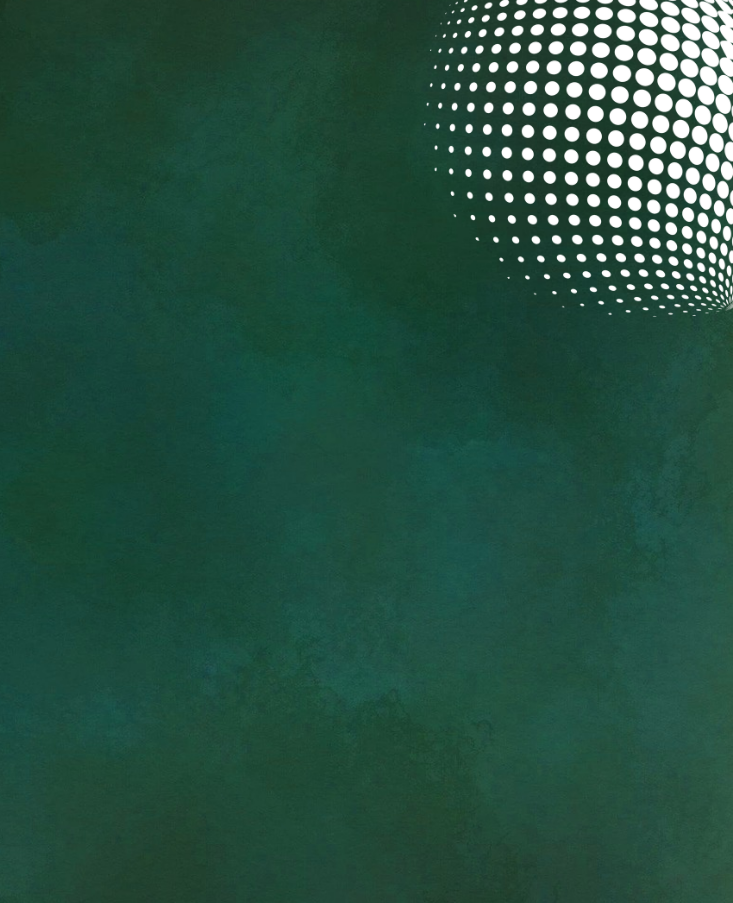
#> input picture data/niches/2026-06_test/sources/images/front_art_test.png, 733 x 903 px; its folder holds only this picture in this run
$ python layout_variants.py
#> lines starting #> are read from the running program, lines starting #| are printed output that depends on the picture
### engine/text_layout.py
"""
engine/text_layout.py

Draws text elements on an art image according to a JSON layout spec.
Tasks: tasks/TASK.md (2026-06-06), updated for leading/tracking support.

JSON spec format: elements have box_px or box_pct, align, valign, color,
scrim, max_lines, font, leading, tracking.
"""

import json
import os
from PIL import Image, ImageDraw, ImageFont

_FONT_SEARCH = [
    "C:/Windows/Fonts/arialbd.ttf",
    "C:/Windows/Fonts/arial.ttf",
    "/usr/share/fonts/truetype/dejavu/DejaVuSans-Bold.ttf",
    "/usr/share/fonts/truetype/dejavu/DejaVuSans.ttf",
    "/System/Library/Fonts/Helvetica.ttc",
]

_FONT_SIZE_MAX = 200
_FONT_SIZE_MIN = 8
_SCRIM_ALPHA   = 160
_SCRIM_PADDING = 8


def _find_default_font() -> str | None:
    for p in _FONT_SEARCH:
        if os.path.exists(p):
            return p
    return None


def _load_font(path: str | None, size: int) -> ImageFont.FreeTypeFont:
    if path and os.path.exists(path):
        try:
            return ImageFont.truetype(path, size)
        except Exception:
            pass
    return ImageFont.load_default(size=size)


def _text_width(draw: ImageDraw.ImageDraw, text: str,
                font: ImageFont.FreeTypeFont, tracking: int = 0) -> int:
    """Measure text width, accounting for extra inter-character spacing (tracking)."""
    if tracking == 0:
        return int(draw.textlength(text, font=font))
    total = 0
    for i, char in enumerate(text):
        bb = draw.textbbox((0, 0), char, font=font)
        total += bb[2] - bb[0]
        if i < len(text) - 1:
            total += tracking
    return total


def _draw_text_line(draw: ImageDraw.ImageDraw, pos: tuple[int, int], text: str,
                    fill: str, font: ImageFont.FreeTypeFont, tracking: int = 0) -> None:
    """Draw a single line of text with optional letter-spacing (tracking)."""
    if tracking == 0:
        draw.text(pos, text, fill=fill, font=font)
        return
    x, y = pos
    for char in text:
        draw.text((x, y), char, fill=fill, font=font)
        bb = draw.textbbox((0, 0), char, font=font)
        x += (bb[2] - bb[0]) + tracking


def _wrap_text(text: str, font: ImageFont.FreeTypeFont,
               max_width: int, tracking: int = 0) -> list[str]:
    """Word-wrap text to fit within max_width pixels, respecting tracking."""
    words = text.split()
    lines: list[str] = []
    current = ""
    dummy = ImageDraw.Draw(Image.new("RGB", (1, 1)))
    for word in words:
        candidate = (current + " " + word).strip()
        w = _text_width(dummy, candidate, font, tracking)
        if w <= max_width:
            current = candidate
        else:
            if current:
                lines.append(current)
            current = word
    if current:
        lines.append(current)
    return lines


def _autofit_font(
    text: str,
    font_path: str | None,
    box_w: int,
    box_h: int,
    max_lines: int,
    leading: float = 1.2,
    tracking: int = 0,
    max_font_size: int | None = None,
) -> tuple[ImageFont.FreeTypeFont, list[str], int]:
    """
    Find the largest font size where wrapped text fits in box_w×box_h
    with at most max_lines lines, accounting for leading and tracking.
    Returns (font, lines, font_size).
    """
    dummy = ImageDraw.Draw(Image.new("RGB", (1, 1)))
    cap   = max_font_size or _FONT_SIZE_MAX
    size  = min(_FONT_SIZE_MAX, box_h, cap)

    while size >= _FONT_SIZE_MIN:
        font  = _load_font(font_path, size)
        lines = _wrap_text(text, font, box_w, tracking)
        if len(lines) > max_lines:
            size -= 2
            continue
        line_hs = []
        for line in lines:
            bb = dummy.textbbox((0, 0), line, font=font)
            line_hs.append(bb[3] - bb[1])
        if not line_hs:
            size -= 2
            continue
        line_h   = max(line_hs)
        # gap = vertical space between bottom of one line and top of next
        gap      = max(0, int(line_h * leading) - line_h)
        total_h  = sum(line_hs) + gap * (len(lines) - 1)
        if total_h <= box_h:
            return font, lines, size
        size -= 2

    font  = _load_font(font_path, _FONT_SIZE_MIN)
    lines = _wrap_text(text, font, box_w, tracking)[:max_lines]
    return font, lines, _FONT_SIZE_MIN


# [6 lines left out: function _avg_brightness, not called in this run]


def render_layout(
    art_path: str,
    layout: dict | str,
    out_path: str,
    default_font: str | None = None,
    leading: float = 1.2,
    tracking: int = 0,
) -> dict:
    """
    Draw text elements on the art image per the layout spec.

    :param art_path:     path to the source art PNG
    :param layout:       layout dict or path to a .json file
    :param out_path:     where to save the resulting PNG
    :param default_font: fallback TTF path (overrides built-in search list)
    :param leading:      line-height multiplier (1.0 = tight, 1.5 = airy); default 1.2
    :param tracking:     extra pixels between characters (letter-spacing); default 0
    :returns: dict keyed by element role → {font_size, n_lines, lines, bbox, box_px, block_h}
    """
    if isinstance(layout, str):
        with open(layout, encoding="utf-8") as f:
            layout = json.load(f)

    img   = Image.open(art_path).convert("RGB")
    draw  = ImageDraw.Draw(img, "RGBA")
    img_w, img_h = img.size

    fallback_font = default_font or _find_default_font()
    dummy         = ImageDraw.Draw(Image.new("RGB", (1, 1)))
    results: dict[str, dict] = {}

    for role, elem in layout.get("elements", {}).items():
        text       = elem.get("text", "")
        align      = elem.get("align",  "left")
        valign     = elem.get("valign", "top")
        color      = elem.get("color")
        use_scrim  = elem.get("scrim", False)
        max_lines  = elem.get("max_lines", 10)
        font_hint  = elem.get("font") or fallback_font
        # Per-element leading/tracking override global params
        el_leading  = elem.get("leading",  leading)
        el_tracking = elem.get("tracking", tracking)

        # ── Box in pixels ─────────────────────────────────────────────────────
        if "box_px" in elem:
            bx, by, bw, bh = elem["box_px"]
        else:
            pct = elem["box_pct"]
            bx  = round(pct[0] / 100 * img_w)
            by  = round(pct[1] / 100 * img_h)
            bw  = round(pct[2] / 100 * img_w)
            bh  = round(pct[3] / 100 * img_h)

        # ── Auto-fit font & wrap ──────────────────────────────────────────────
        mf_pct        = elem.get("max_font_pct")
        max_font_size = round(mf_pct / 100 * img_h) if mf_pct else None
        font, lines, font_size = _autofit_font(
            text, font_hint, bw, bh, max_lines, el_leading, el_tracking, max_font_size
        )

        # ── Measure lines ─────────────────────────────────────────────────────
        line_bbs = [dummy.textbbox((0, 0), ln, font=font) for ln in lines]
        line_hs  = [bb[3] - bb[1] for bb in line_bbs]
        line_ws  = [_text_width(dummy, ln, font, el_tracking) for ln in lines]
        max_lh   = max(line_hs) if line_hs else font_size
        gap      = max(0, int(max_lh * el_leading) - max_lh)
        block_h  = sum(line_hs) + gap * (len(lines) - 1)
        max_line_w = max(line_ws) if line_ws else 0

        # ── Vertical alignment ────────────────────────────────────────────────
        if valign == "middle":
            text_y = by + (bh - block_h) // 2
        elif valign == "bottom":
            text_y = by + bh - block_h
        else:
            text_y = by

        # ── Auto-contrast (fallback when no color given) ──────────────────────
        if not color:
            brightness = _avg_brightness(img, (bx, by, bw, bh))
            color = "#FFFFFF" if brightness < 128 else "#000000"

        # ── Scrim ─────────────────────────────────────────────────────────────
        if use_scrim:
            r, g, b    = int(color[1:3], 16), int(color[3:5], 16), int(color[5:7], 16)
            lum        = 0.299 * r + 0.587 * g + 0.114 * b
            scrim_rgb  = (0, 0, 0) if lum > 128 else (255, 255, 255)
            draw.rectangle(
                [bx - _SCRIM_PADDING,
                 text_y - _SCRIM_PADDING,
                 bx + max_line_w + _SCRIM_PADDING,
                 text_y + block_h + _SCRIM_PADDING],
                fill=(*scrim_rgb, _SCRIM_ALPHA),
            )

        # ── Draw lines ────────────────────────────────────────────────────────
        actual_bboxes: list[tuple[int, int, int, int]] = []
        cy = text_y
        for line, lw, lh in zip(lines, line_ws, line_hs):
            if align == "center":
                cx = bx + (bw - lw) // 2
            elif align == "right":
                cx = bx + bw - lw
            else:
                cx = bx
            _draw_text_line(draw, (cx, cy), line, color, font, el_tracking)
            actual_bboxes.append((cx, cy, cx + lw, cy + lh))
            cy += lh + gap

        if actual_bboxes:
            tx0 = min(b[0] for b in actual_bboxes)
            ty0 = min(b[1] for b in actual_bboxes)
            tx1 = max(b[2] for b in actual_bboxes)
            ty1 = max(b[3] for b in actual_bboxes)
        else:
            tx0 = ty0 = tx1 = ty1 = 0

        results[role] = {
            "font_size": font_size,
            "n_lines":   len(lines),
            "lines":     lines,
            "bbox":      (tx0, ty0, tx1, ty1),
            "box_px":    (bx, by, bw, bh),
            "block_h":   block_h,
        }

    os.makedirs(os.path.dirname(os.path.abspath(out_path)), exist_ok=True)
    img.save(out_path, "PNG")
    return results


# [14 lines that do not run on import are left out]

### engine/layout_variants.py
"""
engine/layout_variants.py

Generates N layout variants (archetypes) for a given art + text,
renders each via text_layout.render_layout, and assembles a contact-sheet gallery.
Task: tasks/TASK.md (2026-06-06).

Dependency: Pillow, text_layout (engine/)
"""

import json
import os
import sys

from PIL import Image, ImageDraw, ImageFont

# ── Built-in archetypes (deterministic, no random) ────────────────────────────
# box_pct = [x%, y%, w%, h%] from top-left of art.
# leading: line-height multiplier (default 1.2; tight 0.95×1.2=1.14, airy 1.25×1.2=1.50)
# tracking: extra px between characters
ARCHETYPES: list[dict] = [
    {
        "id":      "A",
        "name":    "center-hero",
        "box_pct": [10, 34, 80, 42],
        "align":   "left",
        "valign":  "top",
        "leading": 1.20,
        "tracking": 0,
        "scrim":   False,
        "max_font_pct": 12,
    },
    {
        "id":      "B",
        "name":    "bottom-band",
        "box_pct": [8, 60, 84, 34],
        "align":   "left",
        "valign":  "top",
        "leading": 1.14,   # tight: 1.2 × 0.95
        "tracking": 0,
        "scrim":   True,
        "max_font_pct": 11,
    },
    {
        "id":      "C",
        "name":    "centered-airy",
        "box_pct": [12, 30, 76, 45],
        "align":   "center",
        "valign":  "middle",
        "leading": 1.50,   # airy: 1.2 × 1.25
        "tracking": 0,
        "scrim":   False,
        "max_font_pct": 11,
    },
    {
        "id":      "D",
        "name":    "top-left-block",
        "box_pct": [8, 30, 58, 40],
        "align":   "left",
        "valign":  "top",
        "leading": 1.20,
        "tracking": 0,
        "scrim":   False,
        "max_font_pct": 12,
    },
    {
        "id":      "E",
        "name":    "lower-center",
        "box_pct": [14, 55, 72, 38],
        "align":   "center",
        "valign":  "top",
        "leading": 1.20,
        "tracking": 3,     # extra letter-spacing
        "scrim":   False,
        "max_font_pct": 11,
    },
]

_GALLERY_THUMB_W = 220   # px width of each thumbnail in gallery
_GALLERY_COLS    = 3
_GALLERY_PAD     = 14    # px between cells
_GALLERY_LABEL_H = 32    # px height reserved for label under each thumb
_GALLERY_BG      = "#1A1A1A"
_GALLERY_FG      = "#EEEEEE"

_GALLERY_FONT_SEARCH = [
    "C:/Windows/Fonts/arial.ttf",
    "/usr/share/fonts/truetype/dejavu/DejaVuSans.ttf",
    "/System/Library/Fonts/Helvetica.ttc",
]


def _gallery_font(size: int) -> ImageFont.FreeTypeFont:
    for p in _GALLERY_FONT_SEARCH:
        if os.path.exists(p):
            try:
                return ImageFont.truetype(p, size)
            except Exception:
                pass
    return ImageFont.load_default(size=size)


def _build_spec(archetype: dict, text: str | dict,
                img_w: int, img_h: int, base_color: str, safe_box_pct: list[float]) -> dict:
    """Build a full text_layout JSON spec from an archetype + text input."""
    if isinstance(text, str):
        roles = {"title": text}
    else:
        roles = text  # dict of {title, subtitle, author, ...}

    # safe_box_pct: [x%, y%, w%, h%] from entire art
    sx, sy, sw, sh = safe_box_pct
    # archetype box_pct: now interpreted as percentages WITHIN the safe zone
    ax, ay, aw, ah = archetype["box_pct"]
    # Convert to absolute percentages from entire art
    abs_box = [
        sx + ax / 100 * sw,
        sy + ay / 100 * sh,
        aw / 100 * sw,
        ah / 100 * sh,
    ]

    elements = {}
    for role, content in roles.items():
        elements[role] = {
            "text":      content,
            "box_pct":   abs_box,
            "align":     archetype["align"],
            "valign":    archetype.get("valign", "top"),
            "color":     base_color,
            "scrim":     archetype["scrim"],
            "max_lines": 5,
            "font":      None,
            "leading":   archetype["leading"],
            "tracking":  archetype["tracking"],
            "max_font_pct": archetype.get("max_font_pct"),
        }

    return {
        "canvas":   "front_cover",
        "image_px": [img_w, img_h],
        "elements": elements,
    }


def _build_gallery(variant_pngs: list[tuple[str, str, str]],
                   out_path: str, art_h: int, art_w: int) -> None:
    """
    Assemble a contact-sheet gallery PNG from rendered variant images.
    variant_pngs: list of (variant_id, name, png_path)
    """
    ratio     = art_h / art_w
    thumb_w   = _GALLERY_THUMB_W
    thumb_h   = round(thumb_w * ratio)
    cols      = _GALLERY_COLS
    rows      = (len(variant_pngs) + cols - 1) // cols

    cell_w    = thumb_w
    cell_h    = thumb_h + _GALLERY_LABEL_H
    gallery_w = cols * cell_w + (cols + 1) * _GALLERY_PAD
    gallery_h = rows * cell_h + (rows + 1) * _GALLERY_PAD

    gallery   = Image.new("RGB", (gallery_w, gallery_h), _GALLERY_BG)
    draw      = ImageDraw.Draw(gallery)
    font      = _gallery_font(15)

    for idx, (vid, name, png_path) in enumerate(variant_pngs):
        row = idx // cols
        col = idx % cols
        x   = _GALLERY_PAD + col * (cell_w + _GALLERY_PAD)
        y   = _GALLERY_PAD + row * (cell_h + _GALLERY_PAD)

        thumb = Image.open(png_path).convert("RGB")
        thumb.thumbnail((thumb_w, thumb_h), Image.LANCZOS)
        # Centre the thumb in the cell horizontally if smaller
        tx = x + (thumb_w - thumb.width) // 2
        gallery.paste(thumb, (tx, y))

        label = f"{vid} · {name}"
        bb    = draw.textbbox((0, 0), label, font=font)
        lw    = bb[2] - bb[0]
        lx    = x + (cell_w - lw) // 2
        ly    = y + thumb_h + 6
        draw.text((lx, ly), label, fill=_GALLERY_FG, font=font)

    os.makedirs(os.path.dirname(os.path.abspath(out_path)), exist_ok=True)
    gallery.save(out_path, "PNG")


def generate_variants(
    art_path: str,
    text: str | dict,
    out_dir: str,
    archetypes: list[dict] | None = None,
    base_color: str = "#FFFFFF",
    safe_box_pct: list[float] | None = None,
) -> dict:
    """
    Render N layout variants for the given art and text.

    :param art_path:   source art PNG (no text)
    :param text:       title string OR dict {title, subtitle, author}
    :param out_dir:    output directory for PNG + JSON files
    :param archetypes: list of archetype dicts (None → built-in A..E)
    :param base_color: default text color (used unless overridden per element)
    :param safe_box_pct: [x%, y%, w%, h%] safe zone from entire art (None → [0,0,100,100])
    :returns: dict keyed by variant id → {id, name, png, json, render_info}
    """
#> called with out_dir = 'output/layout_variants', base_color = '#FFFFFF'
    # Import here to avoid circular dep if modules are co-located
    sys.path.insert(0, os.path.dirname(os.path.abspath(__file__)))
    from text_layout import render_layout  # noqa: PLC0415

    if archetypes is None:
        archetypes = ARCHETYPES

    if safe_box_pct is None:
        safe_box_pct = [0, 0, 100, 100]

    art_img = Image.open(art_path)
#> art_img is the input picture: PIL image 733x903 RGBA; mean R, G, B, A 38.1, 80, 64.9, 255
    art_w, art_h = art_img.size
#> art_w = 733; art_h = 903
    art_img.close()

    os.makedirs(out_dir, exist_ok=True)

    results       = {}
    gallery_items = []

    for arch in archetypes:
        vid      = arch["id"]
        name     = arch["name"]
        png_path = os.path.join(out_dir, f"variant_{vid}.png")
        json_path = os.path.join(out_dir, f"variant_{vid}.json")

        spec = _build_spec(arch, text, art_w, art_h, base_color, safe_box_pct)

        # Save spec for reproducibility
        with open(json_path, "w", encoding="utf-8") as f:
            json.dump(spec, f, ensure_ascii=False, indent=2)

        render_info = render_layout(art_path, spec, png_path)
#> after the loop in render_layout, `for role, elem in layout.get("elements", {}).items():`:
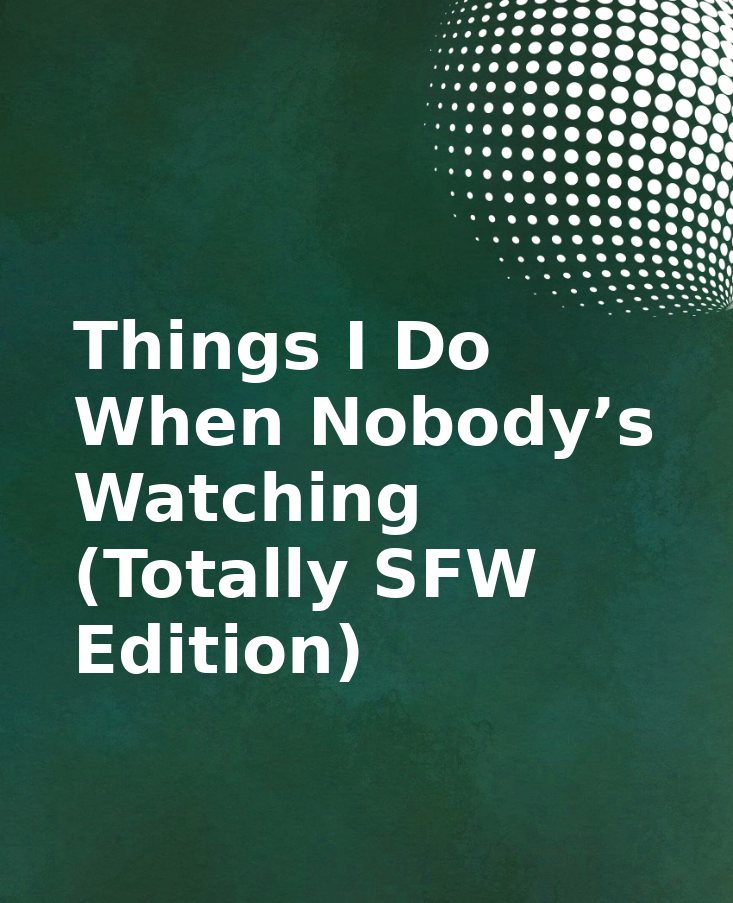
#> img: PIL image 733x903 RGB; mean R, G, B 54.1, 92.6, 78.4
#> after the loop in render_layout, `for role, elem in layout.get("elements", {}).items():`: results = 1 item
#> render_info = 1 item

        results[vid] = {
            "id":          vid,
            "name":        name,
            "png":         png_path,
            "json":        json_path,
            "render_info": render_info,
        }
        gallery_items.append((vid, name, png_path))

    # Build gallery
    gallery_path = os.path.join(out_dir, "_gallery.png")
    _build_gallery(gallery_items, gallery_path, art_h, art_w)
#> in _build_gallery, `gallery   = Image.new("RGB", (gallery_w, gallery_h), _GALLERY_BG)`: gallery: PIL image 716x648 RGB; every value is 26
#> in _build_gallery, `thumb.thumbnail((thumb_w, thumb_h), Image.LANCZOS)`:
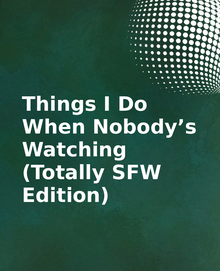
#> thumb: PIL image 220x271 RGB; mean R, G, B 53.4, 92, 77.8
#> in _build_gallery, `gallery.paste(thumb, (tx, y))`:
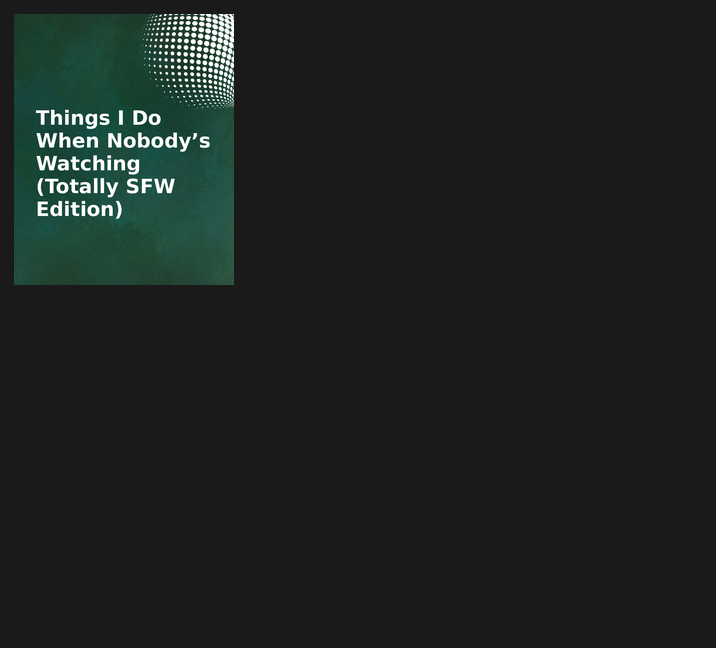
#> gallery: PIL image 716x648 RGB; mean R, G, B 29.5, 34.5, 32.7
#> in _build_gallery, `gallery.save(out_path, "PNG")`:
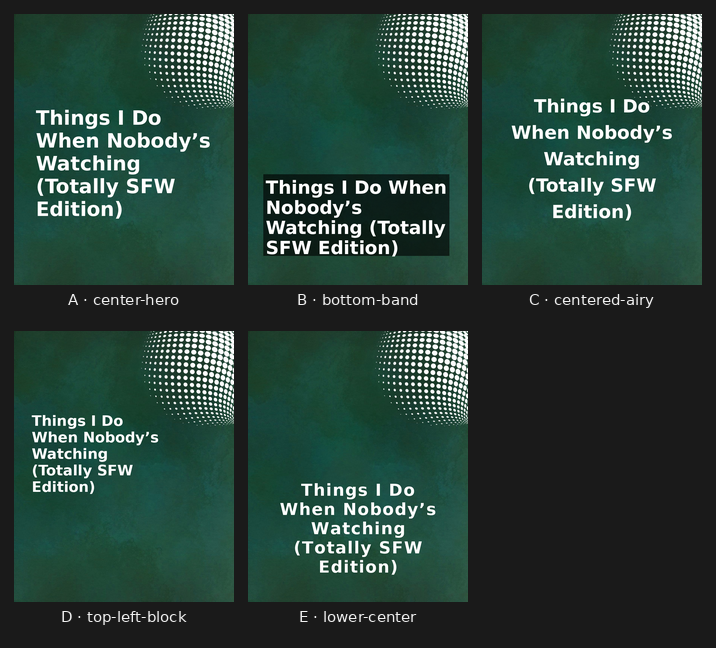
#> saved as _gallery.png: PIL image 716x648 RGB; mean R, G, B 41.6, 66.1, 57.2
    results["_gallery"] = gallery_path

    return results


if __name__ == "__main__":
    base    = os.path.dirname(os.path.dirname(os.path.abspath(__file__)))
    art     = os.path.join(base, "data", "niches", "2026-06_test",
                           "sources", "images", "front_art_test.png")
    out_dir = os.path.join(base, "output", "layout_variants")
    title   = "Things I Do When Nobody’s Watching (Totally SFW Edition)"

    results = generate_variants(art, title, out_dir)
#> results = 6 items

    print(f"Gallery: {results['_gallery']}")
#| Gallery: output/layout_variants/_gallery.png
    print("\nVariants:")
    for vid, info in results.items():
        if vid == "_gallery":
            continue
        ri = info["render_info"].get("title", {})
        print(f"  [{vid}] {info['name']}")
        print(f"        font_size={ri.get('font_size')}, "
              f"n_lines={ri.get('n_lines')}, "
              f"block_h={ri.get('block_h')}, "
              f"bbox={ri.get('bbox')}")
#> this loop made 6 passes
#> vid on passes 1 to 6: 'A', 'B', 'C', 'D', 'E', '_gallery'
#|   [A] center-hero
#|         font_size=66, n_lines=5, block_h=363, bbox=(73, 307, 655, 670)
#|   [B] bottom-band
#|         font_size=61, n_lines=4, block_h=255, bbox=(59, 542, 662, 797)
#|   [C] centered-airy
#|         font_size=61, n_lines=5, block_h=406, bbox=(97, 271, 635, 677)
#|   [D] top-left-block
#|         font_size=48, n_lines=5, block_h=263, bbox=(59, 271, 482, 534)
#|   [E] lower-center
#|         font_size=55, n_lines=5, block_h=305, bbox=(106, 497, 627, 802)
